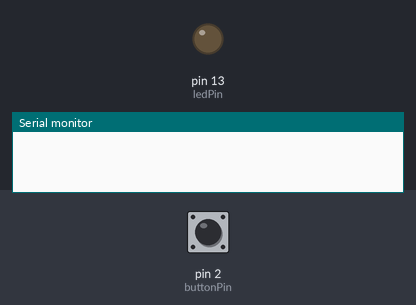
Bench run of a sketch on a simulated Arduino Uno, built with avr-gcc and run on an emulated ATmega328P. On the bench: output pins drawn as LEDs (lit = HIGH), the last lines printed to the serial monitor. The inputs (shaded band) are chosen by the test bench; at power-on: pin 2 (buttonPin) HIGH.

Above: at 1.2 s.
1.3 s: pin 2 (buttonPin) pulled LOW for 0.15 s
At 2.5 s:
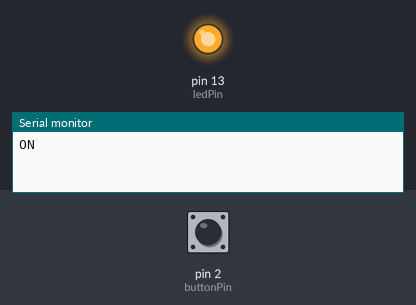
3.0 s: pin 2 (buttonPin) pulled LOW for 1 s
At 3.9 s:
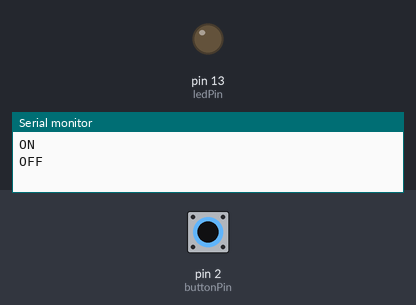
5.5 s: pin 2 (buttonPin) pulled LOW for 3.2 s
At 7.0 s:
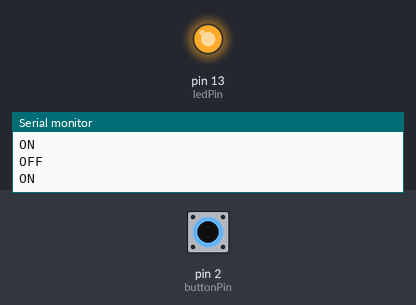
Timing chart, 0 to 8.5 s (numbered marks = the images above; inputs shaded):
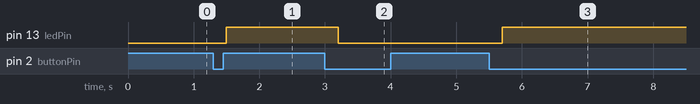

The sketch:

Basic.ino
```cpp
int buttonPin = 2;
int ledPin = 13;
bool ledState = false;

void setup() {
  pinMode(buttonPin, INPUT_PULLUP); // button to GND, no resistor needed
  pinMode(ledPin, OUTPUT);
  digitalWrite(ledPin, ledState);
  Serial.begin(9600);
}

void loop() {
  if (digitalRead(buttonPin) == LOW) { // button pressed
    delay(200); // debounce
    ledState = !ledState;
    digitalWrite(ledPin, ledState);
    Serial.println(ledState ? "ON" : "OFF");
    while (digitalRead(buttonPin) == LOW); // wait for release
  }
}
```

Measured:
- after the input at 1.3 s, pin 13 (ledPin): LOW → HIGH after 0.20 s
- after the input at 3.0 s, pin 13 (ledPin): HIGH → LOW after 0.20 s
- after the input at 5.5 s, pin 13 (ledPin): LOW → HIGH after 0.20 s
